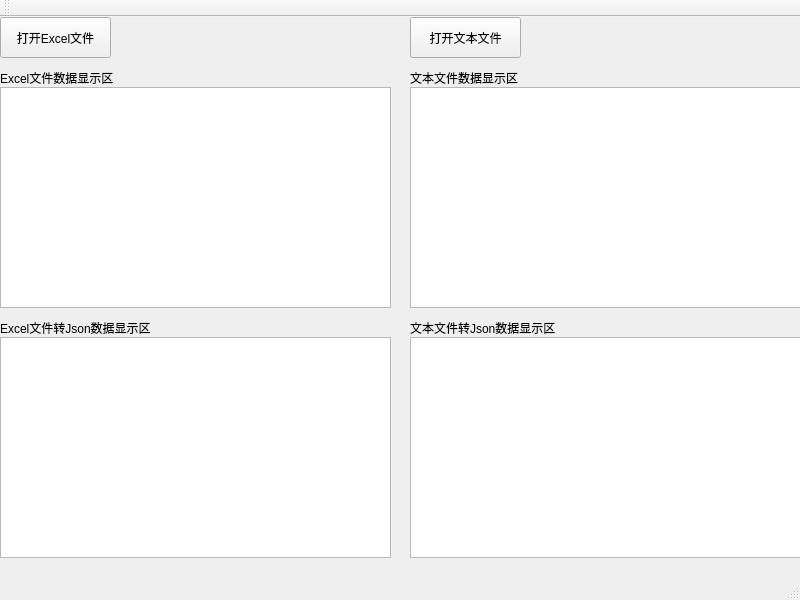
<?xml version="1.0" encoding="UTF-8"?>
<ui version="4.0">
 <class>MainWindow</class>
 <widget class="QMainWindow" name="MainWindow">
  <property name="geometry">
   <rect>
    <x>0</x>
    <y>0</y>
    <width>800</width>
    <height>600</height>
   </rect>
  </property>
  <property name="windowTitle">
   <string>Excel文件读取并转换Json格式</string>
  </property>
  <property name="windowIcon">
   <iconset resource="res.qrc">
    <normaloff>:/new/prefix1/res/里定图标.png</normaloff>:/new/prefix1/res/里定图标.png</iconset>
  </property>
  <widget class="QWidget" name="centralWidget">
   <widget class="QLabel" name="labelExcelPath">
    <property name="geometry">
     <rect>
      <x>120</x>
      <y>10</y>
      <width>271</width>
      <height>31</height>
     </rect>
    </property>
    <property name="text">
     <string/>
    </property>
   </widget>
   <widget class="QPushButton" name="pBtnOpenExcelfile">
    <property name="geometry">
     <rect>
      <x>0</x>
      <y>0</y>
      <width>111</width>
      <height>41</height>
     </rect>
    </property>
    <property name="text">
     <string>打开Excel文件</string>
    </property>
   </widget>
   <widget class="QTableWidget" name="tableWidget">
    <property name="geometry">
     <rect>
      <x>0</x>
      <y>70</y>
      <width>391</width>
      <height>221</height>
     </rect>
    </property>
   </widget>
   <widget class="QTextBrowser" name="textBrowserWenben">
    <property name="geometry">
     <rect>
      <x>410</x>
      <y>70</y>
      <width>391</width>
      <height>221</height>
     </rect>
    </property>
   </widget>
   <widget class="QTextBrowser" name="textBrowserWenben2Json">
    <property name="geometry">
     <rect>
      <x>410</x>
      <y>320</y>
      <width>391</width>
      <height>221</height>
     </rect>
    </property>
   </widget>
   <widget class="QTextBrowser" name="textBrowserExcel2Json">
    <property name="geometry">
     <rect>
      <x>0</x>
      <y>320</y>
      <width>391</width>
      <height>221</height>
     </rect>
    </property>
   </widget>
   <widget class="QLabel" name="label_2">
    <property name="geometry">
     <rect>
      <x>0</x>
      <y>50</y>
      <width>391</width>
      <height>21</height>
     </rect>
    </property>
    <property name="text">
     <string>Excel文件数据显示区</string>
    </property>
   </widget>
   <widget class="QLabel" name="label_3">
    <property name="geometry">
     <rect>
      <x>410</x>
      <y>50</y>
      <width>391</width>
      <height>21</height>
     </rect>
    </property>
    <property name="text">
     <string>文本文件数据显示区</string>
    </property>
   </widget>
   <widget class="QLabel" name="label_4">
    <property name="geometry">
     <rect>
      <x>0</x>
      <y>300</y>
      <width>391</width>
      <height>21</height>
     </rect>
    </property>
    <property name="text">
     <string>Excel文件转Json数据显示区</string>
    </property>
   </widget>
   <widget class="QLabel" name="label_5">
    <property name="geometry">
     <rect>
      <x>410</x>
      <y>300</y>
      <width>391</width>
      <height>21</height>
     </rect>
    </property>
    <property name="text">
     <string>文本文件转Json数据显示区</string>
    </property>
   </widget>
   <widget class="QPushButton" name="pBtnOpenWenbenfile">
    <property name="geometry">
     <rect>
      <x>410</x>
      <y>0</y>
      <width>111</width>
      <height>41</height>
     </rect>
    </property>
    <property name="text">
     <string>打开文本文件</string>
    </property>
   </widget>
   <widget class="QLabel" name="labelWenbenPath">
    <property name="geometry">
     <rect>
      <x>530</x>
      <y>10</y>
      <width>271</width>
      <height>31</height>
     </rect>
    </property>
    <property name="text">
     <string/>
    </property>
   </widget>
  </widget>
  <widget class="QMenuBar" name="menuBar">
   <property name="geometry">
    <rect>
     <x>0</x>
     <y>0</y>
     <width>800</width>
     <height>23</height>
    </rect>
   </property>
  </widget>
  <widget class="QToolBar" name="mainToolBar">
   <attribute name="toolBarArea">
    <enum>TopToolBarArea</enum>
   </attribute>
   <attribute name="toolBarBreak">
    <bool>false</bool>
   </attribute>
  </widget>
  <widget class="QStatusBar" name="statusBar"/>
 </widget>
 <layoutdefault spacing="6" margin="11"/>
 <resources>
  <include location="res.qrc"/>
 </resources>
 <connections/>
</ui>
